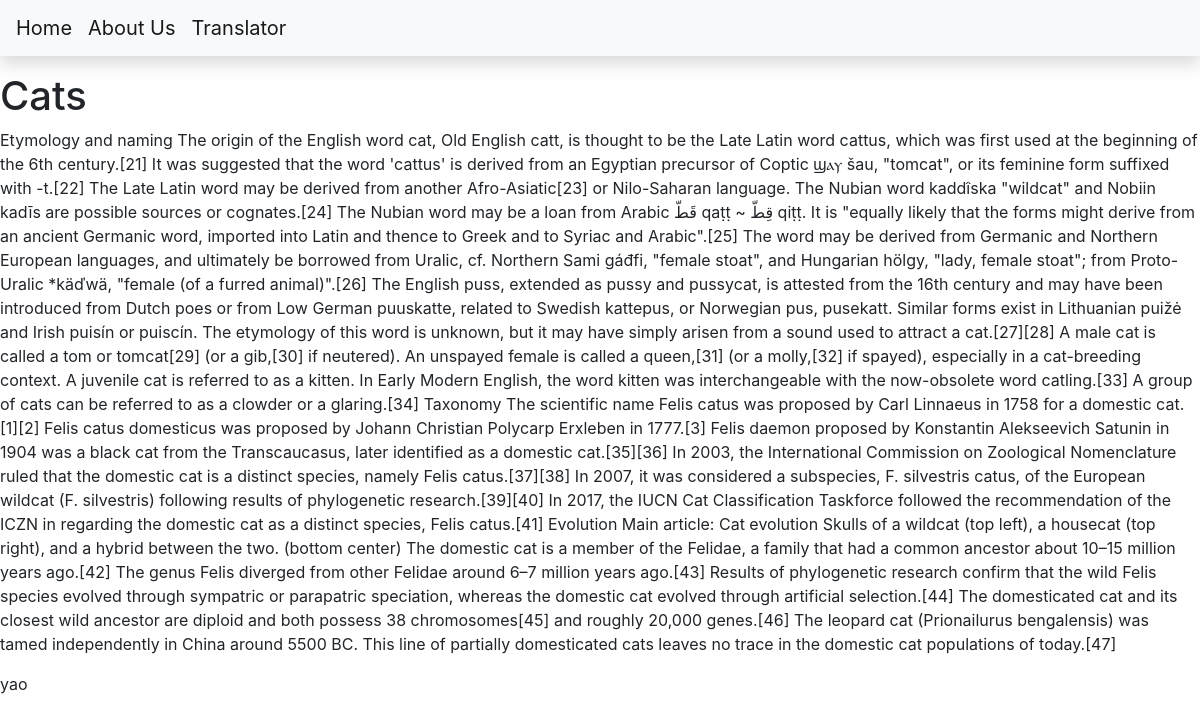
Page /cats on the committed database.
### blog/models.py (models this page shows, shortened)
class Post(models.Model):
    title = models.CharField(max_length=200)
    content = models.TextField()
    date_created = models.DateTimeField(auto_now_add=True)
    slug = models.SlugField(max_length=200, unique=True)
    author = models.ForeignKey(to=User, on_delete=models.CASCADE)
    status = models.IntegerField(choices=STATUS, default=0)

### blog/views.py (the view)
# urls.py: path('<slug:slug>', views.BlogView.as_view(), name="blog_view"),
class BlogView(generic.DetailView):
    model = Post
    template_name = 'blog.html'

### templates/blog.html
{% extends 'base.html' %}
{% block content %}
<h1>{{object.title}}</h1>
<p>{{object.content}}</p>
<p>{{object.author}}</p>
{% endblock content %}

### rows in the picture
Post: title "Cats", content "Etymology and naming The origin of the English word cat, Old English catt, is thought to be the Late Latin word cattus, which was first used at the beginning of the 6th century.[21] It was suggested that the word 'cattus' is derived from an Egyptian precursor of Coptic ϣⲁⲩ šau, \"tomcat\", or its feminine form suffixed with -t.[22] The Late Latin word may be derived from another Afro-Asiatic[23] or Nilo-Saharan language. The Nubian word kaddîska \"wildcat\" and Nobiin kadīs are possible sources or cognates.[24] The Nubian word may be a loan from Arabic قَطّ‎ qaṭṭ ~ قِطّ qiṭṭ. It is \"equally likely that the forms might derive from an ancient Germanic word, imported into Latin and thence to Greek…", author "yao"
